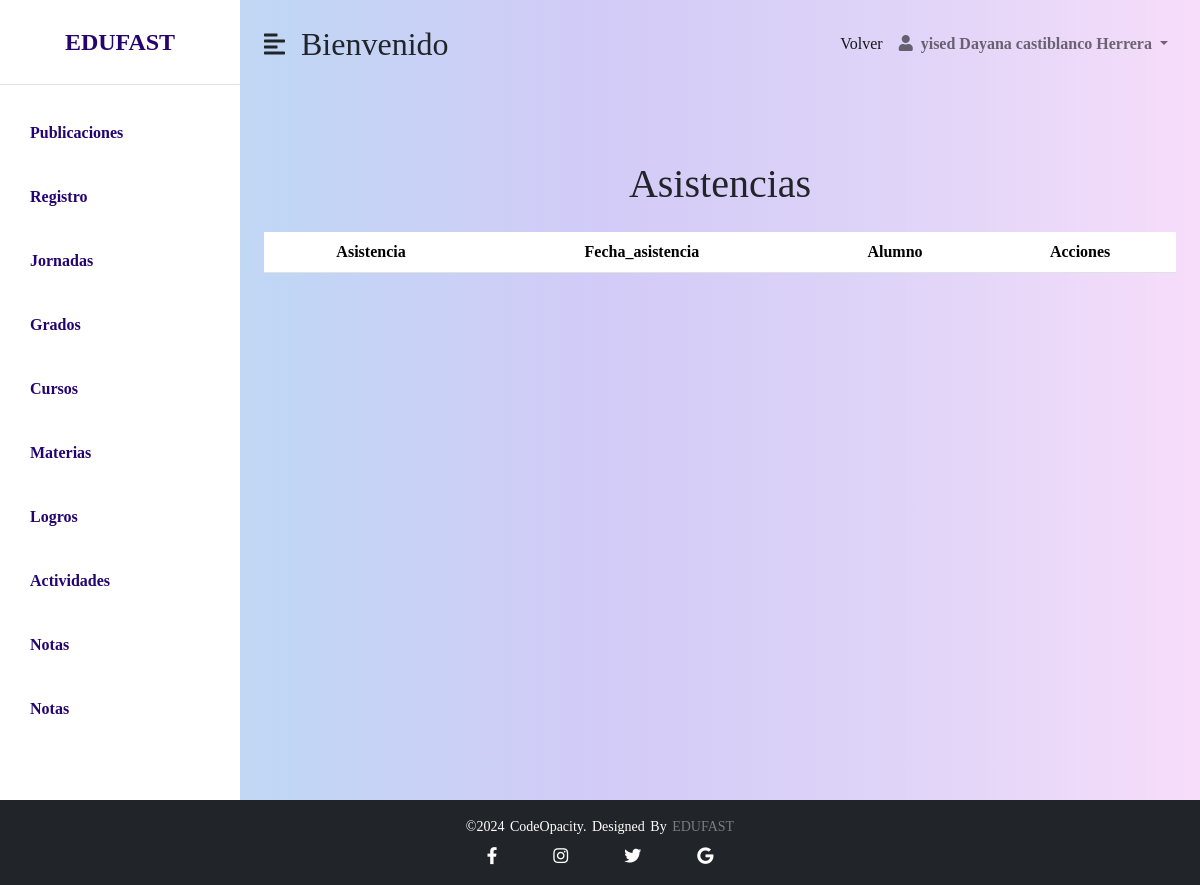
The page /administrador/php/asistencia/asistencia.php?id_matricula=1 (signed in) on the database as committed earlier.
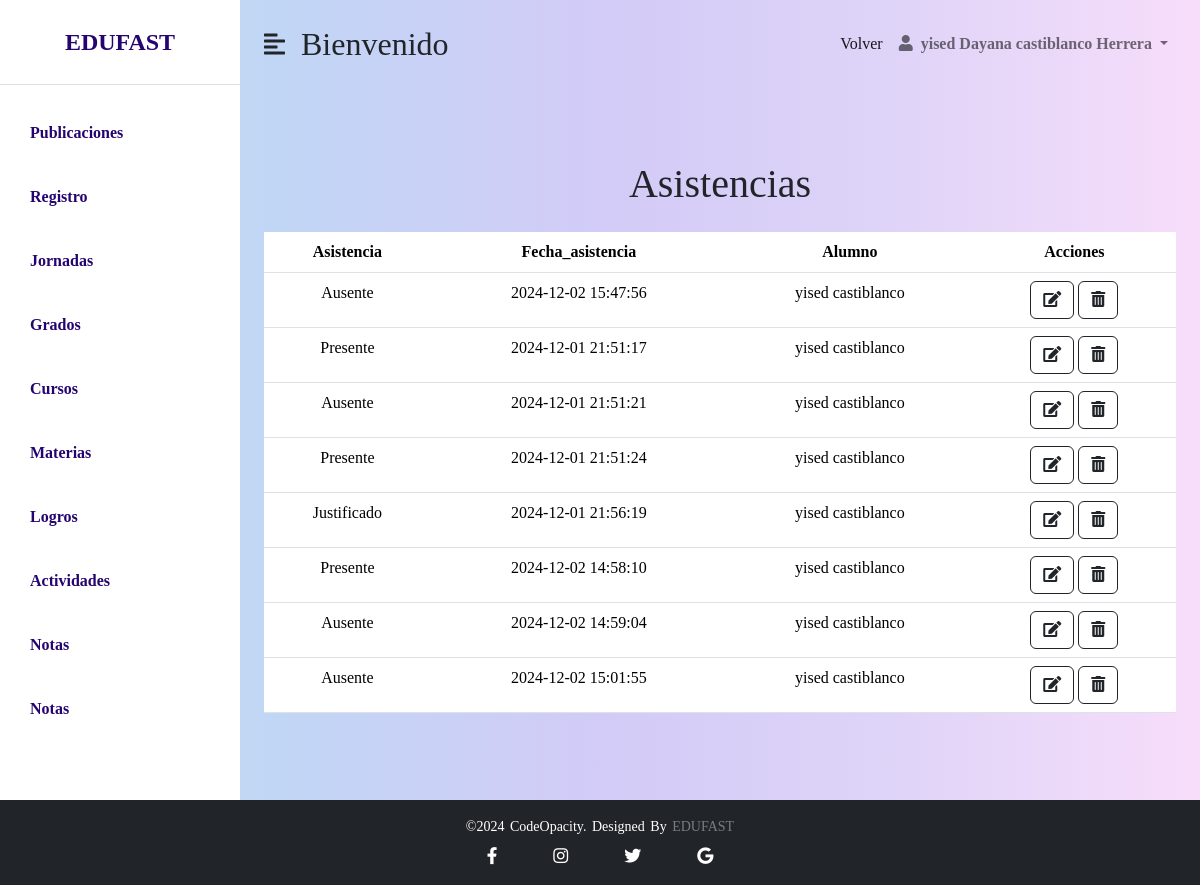
The same page on the database as committed later.
### tables this page shows
CREATE TABLE `asistencia` (
  `idAsistencia` int(11) NOT NULL,
  `fecha_asistencia` datetime DEFAULT current_timestamp(),
  `asistencia` char(15) DEFAULT NULL,
  `matricula_id_matricula` int(11) NOT NULL,
  `matricula_grado_id_grado` int(11) NOT NULL,
  `matricula_cursos_id_cursos` int(11) NOT NULL,
  `matricula_estudiante_id_estudiante` int(11) NOT NULL,
  `matricula_estudiante_registro_num_doc` int(11) NOT NULL,
  `matricula_estudiante_registro_rol_id_rol` int(11) NOT NULL,
  `matricula_estudiante_registro_jornada_id_jornada` int(11) NOT NULL
);

CREATE TABLE `registro` (
  `num_doc` int(11) NOT NULL,
  `tipo_doc` char(15) DEFAULT NULL,
  `foto_perfil` longblob DEFAULT NULL,
  `nombres` char(45) DEFAULT NULL,
  `apellidos` char(45) DEFAULT NULL,
  `cel` char(12) DEFAULT NULL,
  `telefono` char(15) DEFAULT NULL,
  `direccion` char(45) DEFAULT NULL,
  `correo` char(45) DEFAULT NULL,
  `contraseña` char(200) DEFAULT NULL,
  `rol_id_rol` int(11) NOT NULL,
  `jornada_id_jornada` int(11) NOT NULL DEFAULT 0
);

### administrador/php/asistencia/asistencia.php (the view, shortened to what this page needs)
<?php
include_once "consultar.php";
 $id_matricula = isset($_GET['id_matricula']) ? $_GET['id_matricula'] : null;
 if ($id_matricula !== null) {
     $sql = "SELECT * FROM asistencia
     INNER JOIN matricula ON asistencia.matricula_id_matricula = matricula.id_matricula
     INNER JOIN registro ON asistencia.matricula_estudiante_registro_num_doc  = registro.num_doc
     WHERE matricula_id_matricula = :id_matricula";
     $stmt = $base_de_datos->prepare($sql);
     $stmt->bindParam(':id_matricula', $id_matricula, PDO::PARAM_INT);
     $stmt->execute();
     $resultado = $stmt->fetchAll(PDO::FETCH_ASSOC);
 } else {
     echo "ID de matrícula no proporcionado.";
 }
?>
<!DOCTYPE html>
<html lang="en">
<head>
    <link href="https://cdn.jsdelivr.net/npm/bootstrap@5.0.0-beta3/dist/css/bootstrap.min.css" rel="stylesheet" />
    <link rel="stylesheet" href="https://cdnjs.cloudflare.com/ajax/libs/font-awesome/5.15.3/css/all.min.css" />
    <link rel="stylesheet" href="../../css/nav.css"/>
</head>
<body>
    <div class="d-flex" id="wrapper">
        <div class="listado" id="sidebar-wrapper">
            <div class="sidebar-heading text-center py-4 primary-text fs-4 fw-bold text-uppercase border-bottom">EDUFAST</div>
            <div class="list-group list-group-flush my-3">
                <a href="../admin/crear/publicaciones_-crear.php" class="list-group-item list-group-item-action bg-transparent second-text fw-bold">Publicaciones</a>
                <a href="../php/registro/funciones/registro.php" class="list-group-item list-group-item-action bg-transparent second-text fw-bold">Registro</a>
                <a href="../php/jornadas/vistas/jornadas.php" class="list-group-item list-group-item-action bg-transparent second-text fw-bold">Jornadas</a>
                <a href="../php/grados/vistas/grados.php" class="list-group-item list-group-item-action bg-transparent second-text fw-bold">Grados</a>
                <a href="../php/cursos/curso.php" class="list-group-item list-group-item-action bg-transparent second-text fw-bold">Cursos</a>
                <a href="../php/materiaphp/materia.php" class="list-group-item list-group-item-action bg-transparent second-text fw-bold">Materias</a>
                <a href="nota.html" class="list-group-item list-group-item-action bg-transparent second-text fw-bold">Logros</a>
                <a href="../php/actividad/actividad.php" class="list-group-item list-group-item-action bg-transparent second-text fw-bold">Actividades</a>
                <a href="../php/notas/notas.php" class="list-group-item list-group-item-action bg-transparent second-text fw-bold">Notas</a>
                <a href="../../admin/pag_principal.php" class="list-group-item list-group-item-action bg-transparent second-text fw-bold">Notas</a>
            </div>
        </div>
        <div id="page-content-wrapper">
            <nav class="navbar navbar-expand-lg navbar-light bg-transparent py-4 px-4">
                <div class="d-flex align-items-center">
                    <i class="fas fa-align-left fs-4 me-3" id="menu-toggle"></i>
                    <h2 class="fs-2 m-0">Bienvenido</h2>
                </div>
                <div class="collapse navbar-collapse" id="navbarSupportedContent">
                    <ul class="navbar-nav ms-auto mb-2 mb-lg-0">
                    <li class="nav-item">
    <a class="nav-link active" aria-current="page" href="listados.php">Volver</a>
  </li>
                        <li class="nav-item dropdown">
                            <a class="nav-link dropdown-toggle second-text fw-bold" href="#" id="navbarDropdown"
                                role="button" data-bs-toggle="dropdown" aria-expanded="false">
                                <i class="fas fa-user me-2"></i><?php echo $_SESSION['user']; ?> <?php echo $_SESSION['usera']; ?>
                            </a>
                        </li>
                    </ul>
                </div>
            </nav>
			<div class="container mt-5">
                <div class="row">
                    <div class="col-md-12 text-center">
                    <main class="main-container ">
                    <h1 class="text-dark m-4">Asistencias</h1>
        <section class="container">
            <table class="table mb-5">
                <tr>
                    <th  class="text-center">Asistencia</th>
                    <th  class="text-center">Fecha_asistencia</th>
                    <th  class="text-center">Alumno</th>
                    <th  class="text-center">Acciones</th>
                </tr>
                <?php foreach ($resultado as $fila) { ?>
    <tr>
        <td class="cursos text-center mt-3"><?php echo htmlspecialchars($fila['asistencia']); ?></td>
        <td class="cursos text-center mt-3"><?php echo htmlspecialchars($fila['fecha_asistencia']); ?></td>
        <td class="cursos text-center mt-3"><?php echo htmlspecialchars($fila['nombres']); ?> <?php echo htmlspecialchars($fila['apellidos']); ?></td>
        <td class="text-center">
            <button type="button" class="btn btn-outline-dark" data-bs-toggle="modal" data-bs-target="#actualizarModal<?php echo $fila['idAsistencia']; ?>"><i class="fas fa-edit"></i></button>
            <button type="button" class="btn btn-outline-dark" data-bs-toggle="modal" data-bs-target="#confirmarModal<?php echo $fila['idAsistencia']; ?>"><i class="fas fa-trash-alt"></i></button>
        </td>
    </tr>
<?php } ?>
            </table>
        </section>
</main>
</div>
</div>
            </div>
        </div>
    </div>
<footer class="footer-bottom bg-dark text-white text-center py-3 mt-auto">
        <p class="mb-0">©2024 codeOpacity. Designed by <span>EDUFAST</span></p>
        <div class="socials d-flex justify-content-center mt-2">
            <a href="https://www.facebook.com/cedid.sanpablo.3?locale=es_LA" class="text-white mx-2"><i class="fab fa-facebook-f"></i></a>
            <a href="https://www.instagram.com/plumapaulista/" class="text-white mx-2"><i class="fab fa-instagram"></i></a>
            <a href="https://x.com/Cedidsanpablo" class="text-white mx-2"><i class="fab fa-twitter"></i></a>
            <a href="mailto:cedidsanpablobosa7@educacionbogota.edu.co" class="text-white mx-2"><i class="fab fa-google"></i></a>
        </div>
    </footer>
</body>
</html>

### administrador/css/nav.css (style rules this page uses)
body { margin: 0; padding: 0; font-family: serif; background-color: #EAF4F4; background-image: linear-gradient( to right, #bae3f3, #c2d5f5, #d2cbf7, #dfd4f8, #f7ddfa ); display: flex; flex-direction: column; min-height: 100vh; }
:root { --main-bg-color: #009d63; --main-text-color: #009d63; --second-text-color:#250470; --second-bg-color: #c1efde; --three-bg-color:#a4a4a4; --fourth-bg-color:#545454; }
.listado { background-color: white; }
.primary-text { color: var( --second-text-color); }
.second-text { color: var( --second-text-color); }
#wrapper { overflow-x: hidden; background-image: linear-gradient( to right, #bae3f3, #c2d5f5, #d2cbf7, #dfd4f8, #f7ddfa ); }
#sidebar-wrapper { min-height: 100vh; margin-left: -15rem; -webkit-transition: margin 0.25s ease-out; -moz-transition: margin 0.25s ease-out; -o-transition: margin 0.25s ease-out; transition: margin 0.25s ease-out; }
#sidebar-wrapper .sidebar-heading { padding: 0.875rem 1.25rem; font-size: 1.2rem; }
#sidebar-wrapper .list-group { width: 15rem; }
#page-content-wrapper { min-width: 100vw; }
#menu-toggle { cursor: pointer; }
.list-group-item { border: none; padding: 20px 30px; }
.socials { list-style: none; display: flex; align-items: center; justify-content: center; }
.socials a { text-decoration: none; color: #fff; }
.socials a i { font-size: 17px; padding: 0px 20px; transition: color .4s ease; }
.footer-bottom { background: #000; width: 100%; padding: 20px 0; text-align: center; }
.footer-bottom p { font-size: 14px; color: white; word-spacing: 2px; text-transform: capitalize; }
.footer-bottom span { text-transform: uppercase; opacity: .4; font-weight: 200; }
@media (min-width: 768px) { #sidebar-wrapper { margin-left: 0; } }
@media (min-width: 768px) { #page-content-wrapper { min-width: 0; width: 100%; } }

Rows that differ between the two databases and show on the page:
added asistencia: asistencia "Ausente", fecha_asistencia "2024-12-02 15:47:56", registro.nombres "yised", registro.apellidos "castiblanco"
added asistencia: asistencia "Presente", fecha_asistencia "2024-12-01 21:51:17", registro.nombres "yised", registro.apellidos "castiblanco"
added asistencia: asistencia "Ausente", fecha_asistencia "2024-12-01 21:51:21", registro.nombres "yised", registro.apellidos "castiblanco"
added asistencia: asistencia "Presente", fecha_asistencia "2024-12-01 21:51:24", registro.nombres "yised", registro.apellidos "castiblanco"
added asistencia: asistencia "Justificado", fecha_asistencia "2024-12-01 21:56:19", registro.nombres "yised", registro.apellidos "castiblanco"
added asistencia: asistencia "Presente", fecha_asistencia "2024-12-02 14:58:10", registro.nombres "yised", registro.apellidos "castiblanco"
added asistencia: asistencia "Ausente", fecha_asistencia "2024-12-02 14:59:04", registro.nombres "yised", registro.apellidos "castiblanco"
added asistencia: asistencia "Ausente", fecha_asistencia "2024-12-02 15:01:55", registro.nombres "yised", registro.apellidos "castiblanco"
